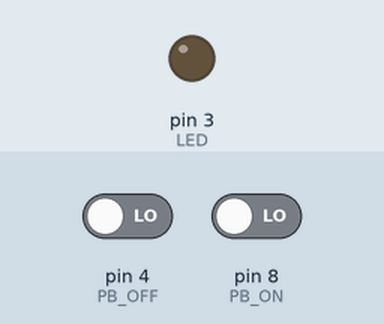
Simulated run of this sketch. Board: Arduino Uno, built with avr-gcc and run on an emulated ATmega328P. Shown: output pins drawn as LEDs (lit = HIGH). The inputs (shaded band) are chosen by the test bench; at power-on: pin 4 (PB_OFF) LOW, pin 8 (PB_ON) LOW.

Above: at 1.2 s.
1.3 s: pin 4 (PB_OFF) driven HIGH
At 1.45 s:
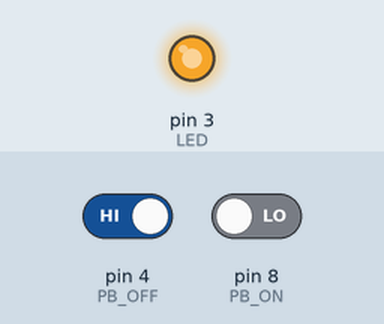
At 3.62 s:
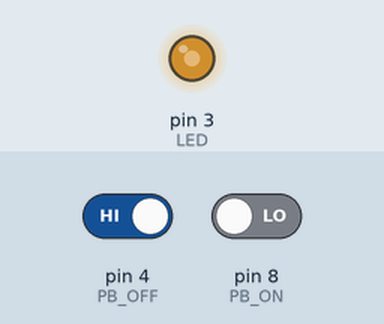
4.3 s: pin 8 (PB_ON) driven HIGH
7.3 s: pin 8 (PB_ON) driven LOW
10.3 s: pin 4 (PB_OFF) driven LOW
At 10.56 s:
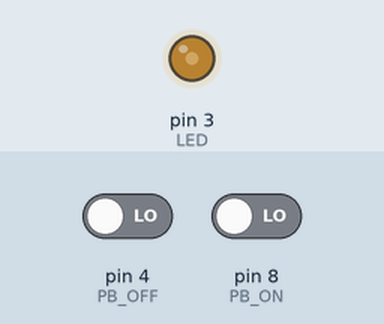
Timing chart, 0 to 12.9 s (numbered marks = the images above; inputs shaded):
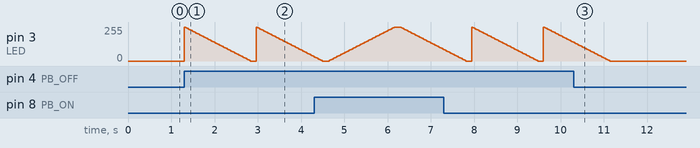

The sketch:

TP4code3.ino
```cpp
#define LED 3
#define PB_OFF 4
#define PB_ON 8
void setup() {
  pinMode(LED,OUTPUT);
  pinMode(PB_OFF,INPUT);
  pinMode(PB_ON,INPUT);
}

void loop() {
   if(digitalRead(PB_ON)==1)
 {

   for(int i = 0;i<=255;i+=5)
  {

    analogWrite(LED,i);
    delay(30);
    }
    delay(100);
 }

  if(digitalRead(PB_OFF)==1)
 {

   for(int i = 255;i>=0;i-=5)
  {
    analogWrite(LED,i);
    delay(30);
   }
     delay(100);
     }

  }
```

Measured:
- after the input at 1.3 s, pin 3 (LED): ramps from 255/255 to 0/255 and jumps back, once every 1.7 s
- after the input at 10.3 s, pin 3 (LED): goes on until 11.1 s, then stays 0/255
